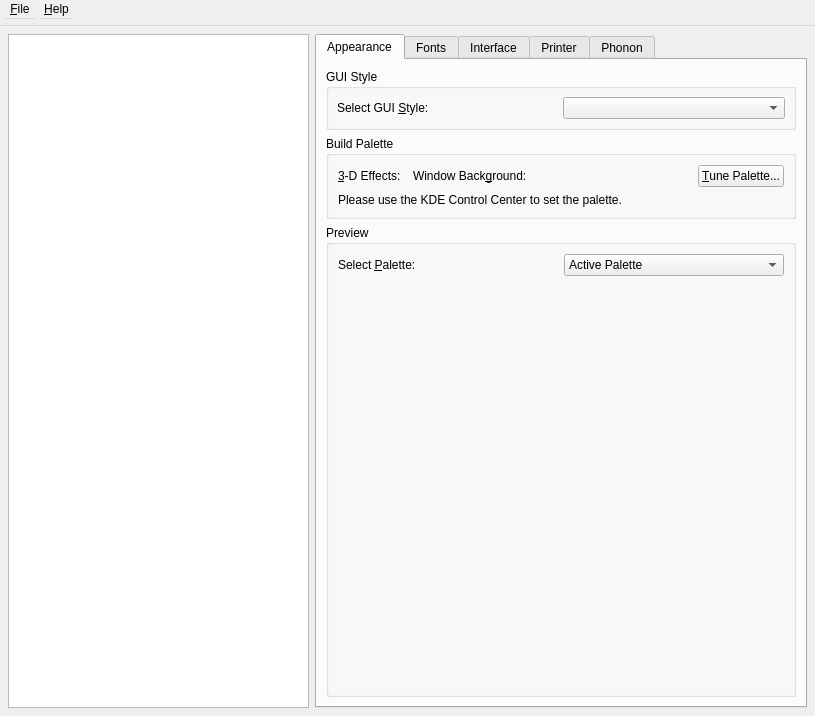
<?xml version="1.0" encoding="UTF-8"?>
<ui version="4.0">
 <comment>*********************************************************************
**
** Copyright (C) 2009 Nokia Corporation and/or its subsidiary(-ies).
** All rights reserved.
** Contact: Nokia Corporation (qt-info@nokia.com)
**
** This file is part of the tools applications of the Qt Toolkit.
**
** $QT_BEGIN_LICENSE:LGPL$
** Commercial Usage
** Licensees holding valid Qt Commercial licenses may use this file in
** accordance with the Qt Commercial License Agreement provided with the
** Software or, alternatively, in accordance with the terms contained in
** a written agreement between you and Nokia.
**
** GNU Lesser General Public License Usage
** Alternatively, this file may be used under the terms of the GNU Lesser
** General Public License version 2.1 as published by the Free Software
** Foundation and appearing in the file LICENSE.LGPL included in the
** packaging of this file.  Please review the following information to
** ensure the GNU Lesser General Public License version 2.1 requirements
** will be met: http://www.gnu.org/licenses/old-licenses/lgpl-2.1.html.
**
** In addition, as a special exception, Nokia gives you certain additional
** rights.  These rights are described in the Nokia Qt LGPL Exception
** version 1.1, included in the file LGPL_EXCEPTION.txt in this package.
**
** GNU General Public License Usage
** Alternatively, this file may be used under the terms of the GNU
** General Public License version 3.0 as published by the Free Software
** Foundation and appearing in the file LICENSE.GPL included in the
** packaging of this file.  Please review the following information to
** ensure the GNU General Public License version 3.0 requirements will be
** met: http://www.gnu.org/copyleft/gpl.html.
**
** If you have questions regarding the use of this file, please contact
** Nokia at qt-info@nokia.com.
** $QT_END_LICENSE$
**
*********************************************************************</comment>
 <class>MainWindowBase</class>
 <widget class="Q3MainWindow" name="MainWindowBase">
  <property name="geometry">
   <rect>
    <x>0</x>
    <y>0</y>
    <width>815</width>
    <height>716</height>
   </rect>
  </property>
  <property name="windowTitle">
   <string>Qt Configuration</string>
  </property>
  <widget class="QWidget" name="widget">
   <property name="geometry">
    <rect>
     <x>0</x>
     <y>26</y>
     <width>815</width>
     <height>690</height>
    </rect>
   </property>
   <layout class="QGridLayout" name="gridLayout">
    <property name="margin">
     <number>8</number>
    </property>
    <item row="0" column="0">
     <widget class="QTextEdit" name="helpview">
      <property name="minimumSize">
       <size>
        <width>200</width>
        <height>0</height>
       </size>
      </property>
      <property name="readOnly">
       <bool>true</bool>
      </property>
     </widget>
    </item>
    <item row="0" column="1">
     <widget class="QTabWidget" name="TabWidget3">
      <property name="currentIndex">
       <number>0</number>
      </property>
      <widget class="QWidget" name="tab1">
       <attribute name="title">
        <string>Appearance</string>
       </attribute>
       <layout class="QGridLayout" name="gridLayout_5">
        <item row="0" column="0">
         <widget class="QGroupBox" name="GroupBox40">
          <property name="sizePolicy">
           <sizepolicy hsizetype="Minimum" vsizetype="Preferred">
            <horstretch>0</horstretch>
            <verstretch>0</verstretch>
           </sizepolicy>
          </property>
          <property name="minimumSize">
           <size>
            <width>0</width>
            <height>0</height>
           </size>
          </property>
          <property name="title">
           <string>GUI Style</string>
          </property>
          <layout class="QHBoxLayout">
           <property name="spacing">
            <number>4</number>
           </property>
           <property name="margin">
            <number>8</number>
           </property>
           <item>
            <widget class="QLabel" name="gstylebuddy">
             <property name="minimumSize">
              <size>
               <width>0</width>
               <height>0</height>
              </size>
             </property>
             <property name="text">
              <string>Select GUI &amp;Style:</string>
             </property>
             <property name="buddy">
              <cstring>gstylecombo</cstring>
             </property>
            </widget>
           </item>
           <item>
            <widget class="QComboBox" name="gstylecombo"/>
           </item>
          </layout>
         </widget>
        </item>
        <item row="3" column="0">
         <widget class="QGroupBox" name="groupPreview">
          <property name="sizePolicy">
           <sizepolicy hsizetype="Preferred" vsizetype="Expanding">
            <horstretch>0</horstretch>
            <verstretch>0</verstretch>
           </sizepolicy>
          </property>
          <property name="title">
           <string>Preview</string>
          </property>
          <layout class="QGridLayout" name="gridLayout_4">
           <item row="0" column="0">
            <widget class="QLabel" name="TextLabel1">
             <property name="text">
              <string>Select &amp;Palette:</string>
             </property>
             <property name="buddy">
              <cstring>paletteCombo</cstring>
             </property>
            </widget>
           </item>
           <item row="0" column="1">
            <widget class="QComboBox" name="paletteCombo">
             <item>
              <property name="text">
               <string>Active Palette</string>
              </property>
             </item>
             <item>
              <property name="text">
               <string>Inactive Palette</string>
              </property>
             </item>
             <item>
              <property name="text">
               <string>Disabled Palette</string>
              </property>
             </item>
            </widget>
           </item>
           <item row="1" column="0" colspan="2">
            <widget class="PreviewFrame" name="previewFrame" native="true">
             <property name="sizePolicy">
              <sizepolicy hsizetype="Expanding" vsizetype="Expanding">
               <horstretch>0</horstretch>
               <verstretch>0</verstretch>
              </sizepolicy>
             </property>
             <property name="minimumSize">
              <size>
               <width>410</width>
               <height>260</height>
              </size>
             </property>
            </widget>
           </item>
          </layout>
         </widget>
        </item>
        <item row="1" column="0">
         <widget class="QGroupBox" name="groupAutoPalette">
          <property name="sizePolicy">
           <sizepolicy hsizetype="Preferred" vsizetype="Maximum">
            <horstretch>0</horstretch>
            <verstretch>0</verstretch>
           </sizepolicy>
          </property>
          <property name="minimumSize">
           <size>
            <width>400</width>
            <height>0</height>
           </size>
          </property>
          <property name="title">
           <string>Build Palette</string>
          </property>
          <layout class="QVBoxLayout" name="verticalLayout_2">
           <item>
            <widget class="QWidget" name="colorConfig" native="true">
             <layout class="QHBoxLayout" name="horizontalLayout_2">
              <property name="margin">
               <number>0</number>
              </property>
              <item>
               <widget class="QLabel" name="labelMainColor">
                <property name="text">
                 <string>&amp;3-D Effects:</string>
                </property>
                <property name="buddy">
                 <cstring>buttonMainColor</cstring>
                </property>
               </widget>
              </item>
              <item>
               <widget class="ColorButton" name="buttonMainColor" native="true"/>
              </item>
              <item>
               <widget class="QLabel" name="labelMainColor2">
                <property name="sizePolicy">
                 <sizepolicy hsizetype="Minimum" vsizetype="Minimum">
                  <horstretch>0</horstretch>
                  <verstretch>0</verstretch>
                 </sizepolicy>
                </property>
                <property name="minimumSize">
                 <size>
                  <width>50</width>
                  <height>0</height>
                 </size>
                </property>
                <property name="lineWidth">
                 <number>1</number>
                </property>
                <property name="midLineWidth">
                 <number>0</number>
                </property>
                <property name="text">
                 <string>Window Back&amp;ground:</string>
                </property>
                <property name="alignment">
                 <set>Qt::AlignVCenter</set>
                </property>
                <property name="margin">
                 <number>0</number>
                </property>
                <property name="buddy">
                 <cstring>buttonMainColor2</cstring>
                </property>
               </widget>
              </item>
              <item>
               <widget class="ColorButton" name="buttonMainColor2" native="true"/>
              </item>
              <item>
               <spacer name="spacer">
                <property name="orientation">
                 <enum>Qt::Horizontal</enum>
                </property>
                <property name="sizeType">
                 <enum>QSizePolicy::Expanding</enum>
                </property>
                <property name="sizeHint" stdset="0">
                 <size>
                  <width>70</width>
                  <height>20</height>
                 </size>
                </property>
               </spacer>
              </item>
              <item>
               <widget class="QPushButton" name="btnAdvanced">
                <property name="text">
                 <string>&amp;Tune Palette...</string>
                </property>
               </widget>
              </item>
             </layout>
            </widget>
           </item>
           <item>
            <widget class="QLabel" name="labelKDENote">
             <property name="text">
              <string>Please use the KDE Control Center to set the palette.</string>
             </property>
            </widget>
           </item>
          </layout>
         </widget>
        </item>
       </layout>
      </widget>
      <widget class="QWidget" name="tab2">
       <attribute name="title">
        <string>Fonts</string>
       </attribute>
       <layout class="QVBoxLayout">
        <item>
         <widget class="QGroupBox" name="GroupBox1">
          <property name="title">
           <string>Default Font</string>
          </property>
          <layout class="QGridLayout">
           <property name="margin">
            <number>8</number>
           </property>
           <property name="spacing">
            <number>4</number>
           </property>
           <item row="1" column="1">
            <widget class="QComboBox" name="stylecombo">
             <property name="autoCompletion">
              <bool>true</bool>
             </property>
             <property name="duplicatesEnabled">
              <bool>false</bool>
             </property>
            </widget>
           </item>
           <item row="0" column="1">
            <widget class="QComboBox" name="familycombo">
             <property name="autoCompletion">
              <bool>true</bool>
             </property>
             <property name="duplicatesEnabled">
              <bool>false</bool>
             </property>
            </widget>
           </item>
           <item row="2" column="1">
            <widget class="QComboBox" name="psizecombo">
             <property name="editable">
              <bool>true</bool>
             </property>
             <property name="autoCompletion">
              <bool>true</bool>
             </property>
             <property name="duplicatesEnabled">
              <bool>false</bool>
             </property>
            </widget>
           </item>
           <item row="1" column="0">
            <widget class="QLabel" name="stylebuddy">
             <property name="text">
              <string>&amp;Style:</string>
             </property>
             <property name="buddy">
              <cstring>stylecombo</cstring>
             </property>
            </widget>
           </item>
           <item row="2" column="0">
            <widget class="QLabel" name="psizebuddy">
             <property name="text">
              <string>&amp;Point Size:</string>
             </property>
             <property name="buddy">
              <cstring>psizecombo</cstring>
             </property>
            </widget>
           </item>
           <item row="0" column="0">
            <widget class="QLabel" name="familybuddy">
             <property name="text">
              <string>F&amp;amily:</string>
             </property>
             <property name="buddy">
              <cstring>familycombo</cstring>
             </property>
            </widget>
           </item>
           <item row="3" column="0" colspan="2">
            <widget class="QLineEdit" name="samplelineedit">
             <property name="text">
              <string>Sample Text</string>
             </property>
             <property name="alignment">
              <set>Qt::AlignHCenter</set>
             </property>
            </widget>
           </item>
          </layout>
         </widget>
        </item>
        <item>
         <widget class="QGroupBox" name="GroupBox2">
          <property name="title">
           <string>Font Substitution</string>
          </property>
          <layout class="QVBoxLayout">
           <property name="spacing">
            <number>4</number>
           </property>
           <property name="margin">
            <number>8</number>
           </property>
           <item>
            <layout class="QHBoxLayout">
             <property name="spacing">
              <number>4</number>
             </property>
             <property name="margin">
              <number>0</number>
             </property>
             <item>
              <widget class="QLabel" name="famsubbuddy">
               <property name="text">
                <string>S&amp;elect or Enter a Family:</string>
               </property>
               <property name="buddy">
                <cstring>familysubcombo</cstring>
               </property>
              </widget>
             </item>
             <item>
              <widget class="QComboBox" name="familysubcombo">
               <property name="editable">
                <bool>true</bool>
               </property>
               <property name="autoCompletion">
                <bool>true</bool>
               </property>
               <property name="duplicatesEnabled">
                <bool>false</bool>
               </property>
              </widget>
             </item>
            </layout>
           </item>
           <item>
            <widget class="Line" name="Line1">
             <property name="frameShape">
              <enum>QFrame::HLine</enum>
             </property>
             <property name="frameShadow">
              <enum>QFrame::Sunken</enum>
             </property>
             <property name="orientation">
              <enum>Qt::Horizontal</enum>
             </property>
            </widget>
           </item>
           <item>
            <widget class="QLabel" name="TextLabel5">
             <property name="text">
              <string>Current Substitutions:</string>
             </property>
            </widget>
           </item>
           <item>
            <widget class="Q3ListBox" name="sublistbox"/>
           </item>
           <item>
            <layout class="QHBoxLayout">
             <property name="spacing">
              <number>4</number>
             </property>
             <property name="margin">
              <number>0</number>
             </property>
             <item>
              <widget class="QPushButton" name="PushButton2">
               <property name="text">
                <string>Up</string>
               </property>
              </widget>
             </item>
             <item>
              <widget class="QPushButton" name="PushButton3">
               <property name="text">
                <string>Down</string>
               </property>
              </widget>
             </item>
             <item>
              <widget class="QPushButton" name="PushButton4">
               <property name="text">
                <string>Remove</string>
               </property>
              </widget>
             </item>
            </layout>
           </item>
           <item>
            <widget class="Line" name="Line2">
             <property name="frameShape">
              <enum>QFrame::HLine</enum>
             </property>
             <property name="frameShadow">
              <enum>QFrame::Sunken</enum>
             </property>
             <property name="orientation">
              <enum>Qt::Horizontal</enum>
             </property>
            </widget>
           </item>
           <item>
            <layout class="QHBoxLayout">
             <property name="spacing">
              <number>4</number>
             </property>
             <property name="margin">
              <number>0</number>
             </property>
             <item>
              <widget class="QLabel" name="choosebuddy">
               <property name="text">
                <string>Select s&amp;ubstitute Family:</string>
               </property>
               <property name="buddy">
                <cstring>choosesubcombo</cstring>
               </property>
              </widget>
             </item>
             <item>
              <widget class="QComboBox" name="choosesubcombo">
               <property name="autoCompletion">
                <bool>true</bool>
               </property>
               <property name="duplicatesEnabled">
                <bool>false</bool>
               </property>
              </widget>
             </item>
             <item>
              <widget class="QPushButton" name="PushButton1">
               <property name="text">
                <string>Add</string>
               </property>
              </widget>
             </item>
            </layout>
           </item>
          </layout>
         </widget>
        </item>
       </layout>
      </widget>
      <widget class="QWidget" name="tab">
       <attribute name="title">
        <string>Interface</string>
       </attribute>
       <layout class="QVBoxLayout">
        <item>
         <widget class="QGroupBox" name="GroupBox4">
          <property name="title">
           <string>Feel Settings</string>
          </property>
          <layout class="QGridLayout">
           <property name="margin">
            <number>8</number>
           </property>
           <property name="spacing">
            <number>4</number>
           </property>
           <item row="0" column="1">
            <widget class="QSpinBox" name="dcispin">
             <property name="suffix">
              <string> ms</string>
             </property>
             <property name="minimum">
              <number>10</number>
             </property>
             <property name="maximum">
              <number>10000</number>
             </property>
            </widget>
           </item>
           <item row="0" column="0">
            <widget class="QLabel" name="dcibuddy">
             <property name="text">
              <string>&amp;Double Click Interval:</string>
             </property>
             <property name="buddy">
              <cstring>dcispin</cstring>
             </property>
            </widget>
           </item>
           <item row="1" column="1">
            <widget class="QSpinBox" name="cfispin">
             <property name="specialValueText">
              <string>No blinking</string>
             </property>
             <property name="suffix">
              <string> ms</string>
             </property>
             <property name="minimum">
              <number>9</number>
             </property>
             <property name="maximum">
              <number>10000</number>
             </property>
            </widget>
           </item>
           <item row="1" column="0">
            <widget class="QLabel" name="cfibuddy">
             <property name="text">
              <string>&amp;Cursor Flash Time:</string>
             </property>
             <property name="buddy">
              <cstring>cfispin</cstring>
             </property>
            </widget>
           </item>
           <item row="2" column="1">
            <widget class="QSpinBox" name="wslspin">
             <property name="suffix">
              <string> lines</string>
             </property>
             <property name="minimum">
              <number>1</number>
             </property>
             <property name="maximum">
              <number>20</number>
             </property>
            </widget>
           </item>
           <item row="2" column="0">
            <widget class="QLabel" name="wslbuddy">
             <property name="text">
              <string>Wheel &amp;Scroll Lines:</string>
             </property>
             <property name="buddy">
              <cstring>wslspin</cstring>
             </property>
            </widget>
           </item>
           <item row="3" column="0" colspan="2">
            <widget class="QCheckBox" name="resolvelinks">
             <property name="text">
              <string>Resolve symlinks in URLs</string>
             </property>
            </widget>
           </item>
          </layout>
         </widget>
        </item>
        <item>
         <widget class="QGroupBox" name="GroupBox3">
          <property name="title">
           <string>GUI Effects</string>
          </property>
          <layout class="QVBoxLayout">
           <property name="spacing">
            <number>4</number>
           </property>
           <property name="margin">
            <number>8</number>
           </property>
           <item>
            <widget class="QCheckBox" name="effectcheckbox">
             <property name="text">
              <string>&amp;Enable</string>
             </property>
             <property name="shortcut">
              <string>Alt+E</string>
             </property>
            </widget>
           </item>
           <item>
            <widget class="Q3Frame" name="effectbase">
             <property name="frameShape">
              <enum>QFrame::NoFrame</enum>
             </property>
             <property name="frameShadow">
              <enum>QFrame::Plain</enum>
             </property>
             <layout class="QGridLayout">
              <property name="margin">
               <number>0</number>
              </property>
              <property name="spacing">
               <number>4</number>
              </property>
              <item row="0" column="0">
               <widget class="QLabel" name="meffectbuddy">
                <property name="text">
                 <string>&amp;Menu Effect:</string>
                </property>
                <property name="buddy">
                 <cstring>menueffect</cstring>
                </property>
               </widget>
              </item>
              <item row="1" column="0">
               <widget class="QLabel" name="ceffectbuddy">
                <property name="text">
                 <string>C&amp;omboBox Effect:</string>
                </property>
                <property name="buddy">
                 <cstring>comboeffect</cstring>
                </property>
               </widget>
              </item>
              <item row="2" column="0">
               <widget class="QLabel" name="teffectbuddy">
                <property name="text">
                 <string>&amp;ToolTip Effect:</string>
                </property>
                <property name="buddy">
                 <cstring>tooltipeffect</cstring>
                </property>
               </widget>
              </item>
              <item row="3" column="0">
               <widget class="QLabel" name="beffectbuddy">
                <property name="text">
                 <string>Tool&amp;Box Effect:</string>
                </property>
                <property name="buddy">
                 <cstring>toolboxeffect</cstring>
                </property>
               </widget>
              </item>
              <item row="0" column="1">
               <widget class="QComboBox" name="menueffect">
                <property name="currentIndex">
                 <number>0</number>
                </property>
                <property name="autoCompletion">
                 <bool>true</bool>
                </property>
                <item>
                 <property name="text">
                  <string>Disable</string>
                 </property>
                </item>
                <item>
                 <property name="text">
                  <string>Animate</string>
                 </property>
                </item>
                <item>
                 <property name="text">
                  <string>Fade</string>
                 </property>
                </item>
               </widget>
              </item>
              <item row="1" column="1">
               <widget class="QComboBox" name="comboeffect">
                <item>
                 <property name="text">
                  <string>Disable</string>
                 </property>
                </item>
                <item>
                 <property name="text">
                  <string>Animate</string>
                 </property>
                </item>
               </widget>
              </item>
              <item row="2" column="1">
               <widget class="QComboBox" name="tooltipeffect">
                <item>
                 <property name="text">
                  <string>Disable</string>
                 </property>
                </item>
                <item>
                 <property name="text">
                  <string>Animate</string>
                 </property>
                </item>
                <item>
                 <property name="text">
                  <string>Fade</string>
                 </property>
                </item>
               </widget>
              </item>
              <item row="3" column="1">
               <widget class="QComboBox" name="toolboxeffect">
                <item>
                 <property name="text">
                  <string>Disable</string>
                 </property>
                </item>
                <item>
                 <property name="text">
                  <string>Animate</string>
                 </property>
                </item>
               </widget>
              </item>
             </layout>
            </widget>
           </item>
          </layout>
         </widget>
        </item>
        <item>
         <widget class="QGroupBox" name="GroupBox5">
          <property name="title">
           <string>Global Strut</string>
          </property>
          <layout class="QGridLayout">
           <property name="margin">
            <number>8</number>
           </property>
           <property name="spacing">
            <number>4</number>
           </property>
           <item row="0" column="0">
            <widget class="QLabel" name="swbuddy">
             <property name="text">
              <string>Minimum &amp;Width:</string>
             </property>
             <property name="buddy">
              <cstring>strutwidth</cstring>
             </property>
            </widget>
           </item>
           <item row="1" column="0">
            <widget class="QLabel" name="shbuddy">
             <property name="text">
              <string>Minimum Hei&amp;ght:</string>
             </property>
             <property name="buddy">
              <cstring>strutheight</cstring>
             </property>
            </widget>
           </item>
           <item row="0" column="1">
            <widget class="QSpinBox" name="strutwidth">
             <property name="suffix">
              <string> pixels</string>
             </property>
             <property name="maximum">
              <number>1000</number>
             </property>
            </widget>
           </item>
           <item row="1" column="1">
            <widget class="QSpinBox" name="strutheight">
             <property name="suffix">
              <string> pixels</string>
             </property>
             <property name="maximum">
              <number>1000</number>
             </property>
            </widget>
           </item>
          </layout>
         </widget>
        </item>
        <item>
         <widget class="QCheckBox" name="rtlExtensions">
          <property name="text">
           <string>Enhanced support for languages written right-to-left</string>
          </property>
         </widget>
        </item>
        <item>
         <widget class="QLabel" name="inputStyleLabel">
          <property name="text">
           <string>XIM Input Style:</string>
          </property>
         </widget>
        </item>
        <item>
         <widget class="QComboBox" name="inputStyle">
          <property name="currentIndex">
           <number>0</number>
          </property>
          <item>
           <property name="text">
            <string>On The Spot</string>
           </property>
          </item>
          <item>
           <property name="text">
            <string>Over The Spot</string>
           </property>
          </item>
          <item>
           <property name="text">
            <string>Off The Spot</string>
           </property>
          </item>
          <item>
           <property name="text">
            <string>Root</string>
           </property>
          </item>
         </widget>
        </item>
        <item>
         <widget class="QLabel" name="inputMethodLabel">
          <property name="text">
           <string>Default Input Method:</string>
          </property>
         </widget>
        </item>
        <item>
         <widget class="QComboBox" name="inputMethod">
          <property name="currentIndex">
           <number>-1</number>
          </property>
         </widget>
        </item>
        <item>
         <spacer>
          <property name="orientation">
           <enum>Qt::Vertical</enum>
          </property>
          <property name="sizeType">
           <enum>QSizePolicy::Expanding</enum>
          </property>
          <property name="sizeHint" stdset="0">
           <size>
            <width>20</width>
            <height>40</height>
           </size>
          </property>
         </spacer>
        </item>
       </layout>
      </widget>
      <widget class="QWidget" name="tab3">
       <attribute name="title">
        <string>Printer</string>
       </attribute>
       <layout class="QVBoxLayout">
        <item>
         <widget class="QCheckBox" name="fontembeddingcheckbox">
          <property name="text">
           <string>Enable Font embedding</string>
          </property>
          <property name="checked">
           <bool>true</bool>
          </property>
         </widget>
        </item>
        <item>
         <widget class="QGroupBox" name="GroupBox10">
          <property name="sizePolicy">
           <sizepolicy hsizetype="Preferred" vsizetype="Expanding">
            <horstretch>0</horstretch>
            <verstretch>0</verstretch>
           </sizepolicy>
          </property>
          <property name="title">
           <string>Font Paths</string>
          </property>
          <layout class="QVBoxLayout">
           <property name="spacing">
            <number>4</number>
           </property>
           <property name="margin">
            <number>8</number>
           </property>
           <item>
            <layout class="QGridLayout">
             <property name="margin">
              <number>0</number>
             </property>
             <property name="spacing">
              <number>4</number>
             </property>
             <item row="1" column="0">
              <widget class="QPushButton" name="PushButton11">
               <property name="text">
                <string>Up</string>
               </property>
              </widget>
             </item>
             <item row="1" column="2">
              <widget class="QPushButton" name="PushButton13">
               <property name="text">
                <string>Remove</string>
               </property>
              </widget>
             </item>
             <item row="1" column="1">
              <widget class="QPushButton" name="PushButton12">
               <property name="text">
                <string>Down</string>
               </property>
              </widget>
             </item>
             <item row="0" column="0" colspan="3">
              <widget class="Q3ListBox" name="fontpathlistbox"/>
             </item>
            </layout>
           </item>
           <item>
            <layout class="QGridLayout">
             <property name="margin">
              <number>0</number>
             </property>
             <property name="spacing">
              <number>4</number>
             </property>
             <item row="2" column="0">
              <spacer>
               <property name="orientation">
                <enum>Qt::Horizontal</enum>
               </property>
               <property name="sizeType">
                <enum>QSizePolicy::Minimum</enum>
               </property>
               <property name="sizeHint" stdset="0">
                <size>
                 <width>20</width>
                 <height>20</height>
                </size>
               </property>
              </spacer>
             </item>
             <item row="2" column="2">
              <widget class="QPushButton" name="PushButton15">
               <property name="text">
                <string>Add</string>
               </property>
              </widget>
             </item>
             <item row="2" column="1">
              <widget class="QPushButton" name="PushButton14">
               <property name="text">
                <string>Browse...</string>
               </property>
              </widget>
             </item>
             <item row="0" column="0" colspan="3">
              <widget class="QLabel" name="TextLabel15_2">
               <property name="text">
                <string>Press the &lt;b&gt;Browse&lt;/b&gt; button or enter a directory and press Enter to add them to the list.</string>
               </property>
              </widget>
             </item>
             <item row="1" column="0" colspan="3">
              <widget class="QLineEdit" name="fontpathlineedit"/>
             </item>
            </layout>
           </item>
          </layout>
         </widget>
        </item>
       </layout>
      </widget>
      <widget class="QWidget" name="tab4">
       <attribute name="title">
        <string>Phonon</string>
       </attribute>
       <layout class="QVBoxLayout" name="verticalLayout">
        <item>
         <widget class="QGroupBox" name="groupBox_4">
          <property name="title">
           <string>About Phonon</string>
          </property>
          <layout class="QGridLayout" name="gridLayout_2">
           <item row="0" column="0">
            <widget class="QLabel" name="label_7">
             <property name="text">
              <string>Current Version:</string>
             </property>
            </widget>
           </item>
           <item row="0" column="1">
            <widget class="QLabel" name="phononVersionLabel">
             <property name="text">
              <string>Not available</string>
             </property>
            </widget>
           </item>
           <item row="1" column="0">
            <widget class="QLabel" name="label_5">
             <property name="text">
              <string>Website:</string>
             </property>
            </widget>
           </item>
           <item row="1" column="1">
            <widget class="QLabel" name="gstversionLabel_3">
             <property name="text">
              <string>&lt;!DOCTYPE HTML PUBLIC &quot;-//W3C//DTD HTML 4.0//EN&quot; &quot;http://www.w3.org/TR/REC-html40/strict.dtd&quot;&gt;
&lt;html&gt;&lt;head&gt;&lt;meta name=&quot;qrichtext&quot; content=&quot;1&quot; /&gt;&lt;style type=&quot;text/css&quot;&gt;
p, li { white-space: pre-wrap; }
&lt;/style&gt;&lt;/head&gt;&lt;body style=&quot; font-family:'Sans Serif'; font-size:9pt; font-weight:400; font-style:normal;&quot;&gt;
&lt;p style=&quot; margin-top:0px; margin-bottom:0px; margin-left:0px; margin-right:0px; -qt-block-indent:0; text-indent:0px;&quot;&gt;&lt;a href=&quot;http://phonon.kde.org&quot;&gt;&lt;span style=&quot; text-decoration: underline; color:#0000ff;&quot;&gt;http://phonon.kde.org&lt;/span&gt;&lt;/a&gt;&lt;/p&gt;&lt;/body&gt;&lt;/html&gt;</string>
             </property>
             <property name="openExternalLinks">
              <bool>true</bool>
             </property>
            </widget>
           </item>
          </layout>
         </widget>
        </item>
        <item>
         <widget class="QGroupBox" name="groupBox_3">
          <property name="title">
           <string>About GStreamer</string>
          </property>
          <layout class="QGridLayout">
           <item row="0" column="0">
            <widget class="QLabel" name="label_3">
             <property name="text">
              <string>Current Version:</string>
             </property>
            </widget>
           </item>
           <item row="0" column="1">
            <widget class="QLabel" name="gstversionLabel">
             <property name="text">
              <string>Not available</string>
             </property>
            </widget>
           </item>
           <item row="1" column="0">
            <widget class="QLabel" name="label_4">
             <property name="text">
              <string>Website:</string>
             </property>
            </widget>
           </item>
           <item row="1" column="1">
            <widget class="QLabel" name="gstversionLabel_2">
             <property name="text">
              <string>&lt;!DOCTYPE HTML PUBLIC &quot;-//W3C//DTD HTML 4.0//EN&quot; &quot;http://www.w3.org/TR/REC-html40/strict.dtd&quot;&gt;
&lt;html&gt;&lt;head&gt;&lt;meta name=&quot;qrichtext&quot; content=&quot;1&quot; /&gt;&lt;style type=&quot;text/css&quot;&gt;
p, li { white-space: pre-wrap; }
&lt;/style&gt;&lt;/head&gt;&lt;body style=&quot; font-family:'Sans Serif'; font-size:9pt; font-weight:400; font-style:normal;&quot;&gt;
&lt;p style=&quot; margin-top:0px; margin-bottom:0px; margin-left:0px; margin-right:0px; -qt-block-indent:0; text-indent:0px;&quot;&gt;&lt;a href=&quot;http://gstreamer.freedesktop.org/&quot;&gt;&lt;span style=&quot; text-decoration: underline; color:#0000ff;&quot;&gt;http://gstreamer.freedesktop.org/&lt;/span&gt;&lt;/a&gt;&lt;/p&gt;&lt;/body&gt;&lt;/html&gt;</string>
             </property>
             <property name="openExternalLinks">
              <bool>true</bool>
             </property>
            </widget>
           </item>
          </layout>
         </widget>
        </item>
        <item>
         <widget class="QGroupBox" name="groupBox">
          <property name="title">
           <string>GStreamer backend settings</string>
          </property>
          <layout class="QGridLayout" name="gridLayout_3">
           <item row="0" column="0">
            <widget class="QLabel" name="label">
             <property name="text">
              <string>Preferred audio sink:</string>
             </property>
             <property name="buddy">
              <cstring>audiosinkCombo</cstring>
             </property>
            </widget>
           </item>
           <item row="0" column="1">
            <widget class="QComboBox" name="audiosinkCombo"/>
           </item>
           <item row="1" column="0">
            <widget class="QLabel" name="label_2">
             <property name="text">
              <string>Preferred render method:</string>
             </property>
             <property name="buddy">
              <cstring>videomodeCombo</cstring>
             </property>
            </widget>
           </item>
           <item row="1" column="1">
            <widget class="QComboBox" name="videomodeCombo"/>
           </item>
           <item row="2" column="0" colspan="2">
            <widget class="QLabel" name="label_6">
             <property name="text">
              <string>&lt;!DOCTYPE HTML PUBLIC &quot;-//W3C//DTD HTML 4.0//EN&quot; &quot;http://www.w3.org/TR/REC-html40/strict.dtd&quot;&gt;
&lt;html&gt;&lt;head&gt;&lt;meta name=&quot;qrichtext&quot; content=&quot;1&quot; /&gt;&lt;style type=&quot;text/css&quot;&gt;
p, li { white-space: pre-wrap; }
&lt;/style&gt;&lt;/head&gt;&lt;body style=&quot; font-family:'Sans Serif'; font-size:9pt; font-weight:400; font-style:normal;&quot;&gt;
&lt;p style=&quot; margin-top:0px; margin-bottom:0px; margin-left:0px; margin-right:0px; -qt-block-indent:0; text-indent:0px;&quot;&gt;&lt;span style=&quot; font-style:italic;&quot;&gt;Note: changes to these settings may prevent applications from starting up correctly.&lt;/span&gt;&lt;/p&gt;&lt;/body&gt;&lt;/html&gt;</string>
             </property>
             <property name="textFormat">
              <enum>Qt::RichText</enum>
             </property>
             <property name="scaledContents">
              <bool>false</bool>
             </property>
             <property name="wordWrap">
              <bool>true</bool>
             </property>
             <property name="margin">
              <number>2</number>
             </property>
            </widget>
           </item>
          </layout>
         </widget>
        </item>
        <item>
         <widget class="QLabel" name="phononLabel">
          <property name="text">
           <string/>
          </property>
         </widget>
        </item>
        <item>
         <spacer name="verticalSpacer">
          <property name="orientation">
           <enum>Qt::Vertical</enum>
          </property>
          <property name="sizeHint" stdset="0">
           <size>
            <width>20</width>
            <height>40</height>
           </size>
          </property>
         </spacer>
        </item>
       </layout>
      </widget>
     </widget>
    </item>
   </layout>
  </widget>
  <widget class="QMenuBar" name="menubar">
   <property name="geometry">
    <rect>
     <x>0</x>
     <y>0</y>
     <width>815</width>
     <height>26</height>
    </rect>
   </property>
   <widget class="QMenu" name="PopupMenu">
    <property name="geometry">
     <rect>
      <x>0</x>
      <y>0</y>
      <width>123</width>
      <height>92</height>
     </rect>
    </property>
    <property name="title">
     <string>&amp;File</string>
    </property>
    <action name=""/>
    <action name=""/>
    <action name=""/>
    <addaction name="fileSaveAction"/>
    <addaction name="separator"/>
    <addaction name="fileExitAction"/>
   </widget>
   <widget class="QMenu" name="PopupMenu_2">
    <property name="geometry">
     <rect>
      <x>0</x>
      <y>0</y>
      <width>123</width>
      <height>90</height>
     </rect>
    </property>
    <property name="title">
     <string>&amp;Help</string>
    </property>
    <addaction name="helpAboutAction"/>
    <addaction name="helpAboutQtAction"/>
   </widget>
   <action name=""/>
   <action name=""/>
   <action name=""/>
   <addaction name="PopupMenu"/>
   <addaction name="separator"/>
   <addaction name="PopupMenu_2"/>
  </widget>
  <action name="fileSaveAction">
   <property name="text">
    <string>&amp;Save</string>
   </property>
   <property name="iconText">
    <string>Save</string>
   </property>
   <property name="shortcut">
    <string>Ctrl+S</string>
   </property>
  </action>
  <action name="fileExitAction">
   <property name="text">
    <string>E&amp;xit</string>
   </property>
   <property name="iconText">
    <string>Exit</string>
   </property>
   <property name="shortcut">
    <string/>
   </property>
  </action>
  <action name="helpAboutAction">
   <property name="text">
    <string>&amp;About</string>
   </property>
   <property name="iconText">
    <string>About</string>
   </property>
   <property name="shortcut">
    <string/>
   </property>
  </action>
  <action name="helpAboutQtAction">
   <property name="text">
    <string>About &amp;Qt</string>
   </property>
   <property name="iconText">
    <string>About Qt</string>
   </property>
  </action>
 </widget>
 <customwidgets>
  <customwidget>
   <class>Q3Frame</class>
   <extends>QFrame</extends>
   <header>Qt3Support/Q3Frame</header>
   <container>1</container>
  </customwidget>
  <customwidget>
   <class>Q3MainWindow</class>
   <extends>QWidget</extends>
   <header>q3mainwindow.h</header>
   <container>1</container>
  </customwidget>
  <customwidget>
   <class>Q3ListBox</class>
   <extends>Q3Frame</extends>
   <header>q3listbox.h</header>
  </customwidget>
  <customwidget>
   <class>ColorButton</class>
   <extends></extends>
   <header>colorbutton.h</header>
  </customwidget>
  <customwidget>
   <class>PreviewFrame</class>
   <extends></extends>
   <header>previewframe.h</header>
  </customwidget>
 </customwidgets>
 <tabstops>
  <tabstop>helpview</tabstop>
  <tabstop>familycombo</tabstop>
  <tabstop>stylecombo</tabstop>
  <tabstop>psizecombo</tabstop>
  <tabstop>samplelineedit</tabstop>
  <tabstop>familysubcombo</tabstop>
  <tabstop>PushButton2</tabstop>
  <tabstop>PushButton3</tabstop>
  <tabstop>PushButton4</tabstop>
  <tabstop>choosesubcombo</tabstop>
  <tabstop>PushButton1</tabstop>
  <tabstop>dcispin</tabstop>
  <tabstop>cfispin</tabstop>
  <tabstop>wslspin</tabstop>
  <tabstop>effectcheckbox</tabstop>
  <tabstop>menueffect</tabstop>
  <tabstop>comboeffect</tabstop>
  <tabstop>tooltipeffect</tabstop>
  <tabstop>strutwidth</tabstop>
  <tabstop>strutheight</tabstop>
  <tabstop>sublistbox</tabstop>
 </tabstops>
 <resources/>
 <connections/>
</ui>
